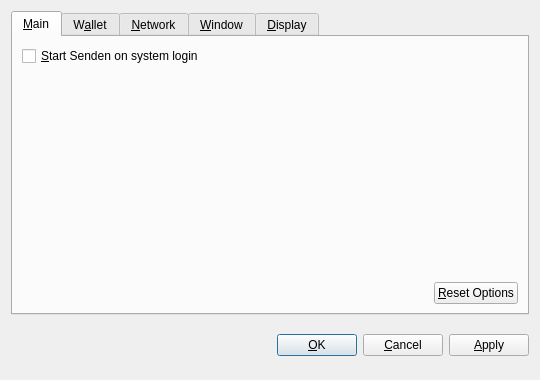
<?xml version="1.0" encoding="UTF-8"?>
<ui version="4.0">
 <class>OptionsDialog</class>
 <widget class="QDialog" name="OptionsDialog">
  <property name="geometry">
   <rect>
    <x>0</x>
    <y>0</y>
    <width>540</width>
    <height>380</height>
   </rect>
  </property>
  <property name="windowTitle">
   <string>Options</string>
  </property>
  <property name="modal">
   <bool>true</bool>
  </property>
  <layout class="QVBoxLayout" name="verticalLayout">
   <item>
    <widget class="QTabWidget" name="tabWidget">
     <property name="tabPosition">
      <enum>QTabWidget::North</enum>
     </property>
     <property name="currentIndex">
      <number>0</number>
     </property>
     <widget class="QWidget" name="tabMain">
      <attribute name="title">
       <string>&amp;Main</string>
      </attribute>
      <layout class="QVBoxLayout" name="verticalLayout_Main">
       <item>
        <widget class="QCheckBox" name="bitcoinAtStartup">
         <property name="toolTip">
          <string>Automatically start Senden after logging in to the system.</string>
         </property>
         <property name="text">
          <string>&amp;Start Senden on system login</string>
         </property>
        </widget>
       </item>
       <item>
        <spacer name="verticalSpacer_Main">
         <property name="orientation">
          <enum>Qt::Vertical</enum>
         </property>
         <property name="sizeHint" stdset="0">
          <size>
           <width>20</width>
           <height>40</height>
          </size>
         </property>
        </spacer>
       </item>
       <item>
        <layout class="QHBoxLayout" name="horizontalLayout_2_Main">
         <item>
          <spacer name="horizontalSpacer_2_Main">
           <property name="orientation">
            <enum>Qt::Horizontal</enum>
           </property>
           <property name="sizeHint" stdset="0">
            <size>
             <width>40</width>
             <height>20</height>
            </size>
           </property>
          </spacer>
         </item>
         <item>
          <widget class="QPushButton" name="resetButton">
           <property name="toolTip">
            <string>Reset all client options to default.</string>
           </property>
           <property name="text">
            <string>&amp;Reset Options</string>
           </property>
           <property name="autoDefault">
            <bool>false</bool>
           </property>
          </widget>
         </item>
        </layout>
       </item>
      </layout>
     </widget>
     <widget class="QWidget" name="tabWallet">
      <attribute name="title">
       <string>W&amp;allet</string>
      </attribute>
      <layout class="QVBoxLayout" name="verticalLayout_Network">
       <item>
        <widget class="QLabel" name="transactionFeeInfoLabel">
         <property name="text">
          <string>Optional transaction fee per kB that helps make sure your transactions are processed quickly. Most transactions are 1 kB.</string>
         </property>
         <property name="textFormat">
          <enum>Qt::PlainText</enum>
         </property>
         <property name="wordWrap">
          <bool>true</bool>
         </property>
        </widget>
       </item>
       <item>
        <layout class="QHBoxLayout" name="horizontalLayout_1_Main">
         <item>
          <widget class="QLabel" name="transactionFeeLabel">
           <property name="text">
            <string>Pay transaction &amp;fee</string>
           </property>
           <property name="textFormat">
            <enum>Qt::PlainText</enum>
           </property>
           <property name="buddy">
            <cstring>transactionFee</cstring>
           </property>
          </widget>
         </item>
         <item>
          <widget class="BitcoinAmountField" name="transactionFee"/>
         </item>
         <item>
          <spacer name="horizontalSpacer_1_Main">
           <property name="orientation">
            <enum>Qt::Horizontal</enum>
           </property>
           <property name="sizeHint" stdset="0">
            <size>
             <width>40</width>
             <height>20</height>
            </size>
           </property>
          </spacer>
         </item>
        </layout>
       </item>
       <item>
        <widget class="QLabel" name="label">
         <property name="text">
          <string>If you disable the spending of unconfirmed change, the change from a transaction cannot be used until that transaction has at least one confirmation. This also affects how your balance is computed.</string>
         </property>
         <property name="wordWrap">
          <bool>true</bool>
         </property>
        </widget>
       </item>
       <item>
        <widget class="QCheckBox" name="spendZeroConfChange">
         <property name="text">
          <string>Spend unconfirmed change  (experts only)</string>
         </property>
        </widget>
       </item>
       <item>
        <spacer name="verticalSpacer">
         <property name="orientation">
          <enum>Qt::Vertical</enum>
         </property>
         <property name="sizeHint" stdset="0">
          <size>
           <width>20</width>
           <height>40</height>
          </size>
         </property>
        </spacer>
       </item>
      </layout>
     </widget>
     <widget class="QWidget" name="tabNetwork">
      <attribute name="title">
       <string>&amp;Network</string>
      </attribute>
      <layout class="QVBoxLayout" name="verticalLayout_Network">
       <item>
        <widget class="QCheckBox" name="mapPortUpnp">
         <property name="toolTip">
          <string>Automatically open the Senden client port on the router. This only works when your router supports UPnP and it is enabled.</string>
         </property>
         <property name="text">
          <string>Map port using &amp;UPnP</string>
         </property>
        </widget>
       </item>
       <item>
        <widget class="QCheckBox" name="connectSocks">
         <property name="toolTip">
          <string>Connect to the Senden network through a SOCKS proxy (e.g. when connecting through Tor).</string>
         </property>
         <property name="text">
          <string>&amp;Connect through SOCKS proxy:</string>
         </property>
        </widget>
       </item>
       <item>
        <layout class="QHBoxLayout" name="horizontalLayout_Network">
         <item>
          <widget class="QLabel" name="proxyIpLabel">
           <property name="text">
            <string>Proxy &amp;IP:</string>
           </property>
           <property name="textFormat">
            <enum>Qt::PlainText</enum>
           </property>
           <property name="buddy">
            <cstring>proxyIp</cstring>
           </property>
          </widget>
         </item>
         <item>
          <widget class="QValidatedLineEdit" name="proxyIp">
           <property name="maximumSize">
            <size>
             <width>140</width>
             <height>16777215</height>
            </size>
           </property>
           <property name="toolTip">
            <string>IP address of the proxy (e.g. 127.0.0.1)</string>
           </property>
          </widget>
         </item>
         <item>
          <widget class="QLabel" name="proxyPortLabel">
           <property name="text">
            <string>&amp;Port:</string>
           </property>
           <property name="textFormat">
            <enum>Qt::PlainText</enum>
           </property>
           <property name="buddy">
            <cstring>proxyPort</cstring>
           </property>
          </widget>
         </item>
         <item>
          <widget class="QLineEdit" name="proxyPort">
           <property name="maximumSize">
            <size>
             <width>55</width>
             <height>16777215</height>
            </size>
           </property>
           <property name="toolTip">
            <string>Port of the proxy (e.g. 9050)</string>
           </property>
          </widget>
         </item>
         <item>
          <widget class="QLabel" name="socksVersionLabel">
           <property name="text">
            <string>SOCKS &amp;Version:</string>
           </property>
           <property name="textFormat">
            <enum>Qt::PlainText</enum>
           </property>
           <property name="buddy">
            <cstring>socksVersion</cstring>
           </property>
          </widget>
         </item>
         <item>
          <widget class="QValueComboBox" name="socksVersion">
           <property name="toolTip">
            <string>SOCKS version of the proxy (e.g. 5)</string>
           </property>
          </widget>
         </item>
         <item>
          <spacer name="horizontalSpacer_Network">
           <property name="orientation">
            <enum>Qt::Horizontal</enum>
           </property>
           <property name="sizeHint" stdset="0">
            <size>
             <width>40</width>
             <height>20</height>
            </size>
           </property>
          </spacer>
         </item>
        </layout>
       </item>
       <item>
        <spacer name="verticalSpacer_Network">
         <property name="orientation">
          <enum>Qt::Vertical</enum>
         </property>
         <property name="sizeHint" stdset="0">
          <size>
           <width>20</width>
           <height>40</height>
          </size>
         </property>
        </spacer>
       </item>
      </layout>
     </widget>
     <widget class="QWidget" name="tabWindow">
      <attribute name="title">
       <string>&amp;Window</string>
      </attribute>
      <layout class="QVBoxLayout" name="verticalLayout_Window">
       <item>
        <widget class="QCheckBox" name="minimizeToTray">
         <property name="toolTip">
          <string>Show only a tray icon after minimizing the window.</string>
         </property>
         <property name="text">
          <string>&amp;Minimize to the tray instead of the taskbar</string>
         </property>
        </widget>
       </item>
       <item>
        <widget class="QCheckBox" name="minimizeOnClose">
         <property name="toolTip">
          <string>Minimize instead of exit the application when the window is closed. When this option is enabled, the application will be closed only after selecting Quit in the menu.</string>
         </property>
         <property name="text">
          <string>M&amp;inimize on close</string>
         </property>
        </widget>
       </item>
       <item>
        <spacer name="verticalSpacer_Window">
         <property name="orientation">
          <enum>Qt::Vertical</enum>
         </property>
         <property name="sizeHint" stdset="0">
          <size>
           <width>20</width>
           <height>40</height>
          </size>
         </property>
        </spacer>
       </item>
      </layout>
     </widget>
     <widget class="QWidget" name="tabDisplay">
      <attribute name="title">
       <string>&amp;Display</string>
      </attribute>
      <layout class="QVBoxLayout" name="verticalLayout_Display">
       <item>
        <layout class="QHBoxLayout" name="horizontalLayout_1_Display">
         <item>
          <widget class="QLabel" name="langLabel">
           <property name="text">
            <string>User Interface &amp;language:</string>
           </property>
           <property name="textFormat">
            <enum>Qt::PlainText</enum>
           </property>
           <property name="buddy">
            <cstring>lang</cstring>
           </property>
          </widget>
         </item>
         <item>
          <widget class="QValueComboBox" name="lang">
           <property name="toolTip">
            <string>The user interface language can be set here. This setting will take effect after restarting Senden.</string>
           </property>
          </widget>
         </item>
        </layout>
       </item>
       <item>
        <layout class="QHBoxLayout" name="horizontalLayout_2_Display">
         <item>
          <widget class="QLabel" name="unitLabel">
           <property name="text">
            <string>&amp;Unit to show amounts in:</string>
           </property>
           <property name="textFormat">
            <enum>Qt::PlainText</enum>
           </property>
           <property name="buddy">
            <cstring>unit</cstring>
           </property>
          </widget>
         </item>
         <item>
          <widget class="QValueComboBox" name="unit">
           <property name="toolTip">
            <string>Choose the default subdivision unit to show in the interface and when sending coins.</string>
           </property>
          </widget>
         </item>
        </layout>
       </item>
       <item>
        <widget class="QCheckBox" name="displayAddresses">
         <property name="toolTip">
          <string>Whether to show Senden addresses in the transaction list or not.</string>
         </property>
         <property name="text">
          <string>&amp;Display addresses in transaction list</string>
         </property>
        </widget>
       </item>
       <item>
        <widget class="QCheckBox" name="coinControlFeatures">
         <property name="toolTip">
          <string>Whether to show coin control features or not.</string>
         </property>
         <property name="text">
          <string>Display coin &amp;control features (experts only!)</string>
         </property>
        </widget>
       </item>
       <item>
        <spacer name="verticalSpacer_Display">
         <property name="orientation">
          <enum>Qt::Vertical</enum>
         </property>
         <property name="sizeHint" stdset="0">
          <size>
           <width>20</width>
           <height>40</height>
          </size>
         </property>
        </spacer>
       </item>
      </layout>
     </widget>
    </widget>
   </item>
   <item>
    <layout class="QHBoxLayout" name="horizontalLayout_Buttons">
     <item>
      <spacer name="horizontalSpacer_1">
       <property name="orientation">
        <enum>Qt::Horizontal</enum>
       </property>
       <property name="sizeHint" stdset="0">
        <size>
         <width>40</width>
         <height>48</height>
        </size>
       </property>
      </spacer>
     </item>
     <item>
      <widget class="QLabel" name="statusLabel">
       <property name="font">
        <font>
         <weight>75</weight>
         <bold>true</bold>
        </font>
       </property>
       <property name="text">
        <string/>
       </property>
       <property name="textFormat">
        <enum>Qt::PlainText</enum>
       </property>
       <property name="wordWrap">
        <bool>true</bool>
       </property>
      </widget>
     </item>
     <item>
      <spacer name="horizontalSpacer_2">
       <property name="orientation">
        <enum>Qt::Horizontal</enum>
       </property>
       <property name="sizeHint" stdset="0">
        <size>
         <width>40</width>
         <height>48</height>
        </size>
       </property>
      </spacer>
     </item>
     <item>
      <widget class="QPushButton" name="okButton">
       <property name="text">
        <string>&amp;OK</string>
       </property>
      </widget>
     </item>
     <item>
      <widget class="QPushButton" name="cancelButton">
       <property name="text">
        <string>&amp;Cancel</string>
       </property>
       <property name="autoDefault">
        <bool>false</bool>
       </property>
      </widget>
     </item>
     <item>
      <widget class="QPushButton" name="applyButton">
       <property name="text">
        <string>&amp;Apply</string>
       </property>
       <property name="autoDefault">
        <bool>false</bool>
       </property>
      </widget>
     </item>
    </layout>
   </item>
  </layout>
 </widget>
 <customwidgets>
  <customwidget>
   <class>BitcoinAmountField</class>
   <extends>QSpinBox</extends>
   <header>bitcoinamountfield.h</header>
  </customwidget>
  <customwidget>
   <class>QValueComboBox</class>
   <extends>QComboBox</extends>
   <header>qvaluecombobox.h</header>
  </customwidget>
  <customwidget>
   <class>QValidatedLineEdit</class>
   <extends>QLineEdit</extends>
   <header>qvalidatedlineedit.h</header>
  </customwidget>
 </customwidgets>
 <resources/>
 <connections/>
</ui>
